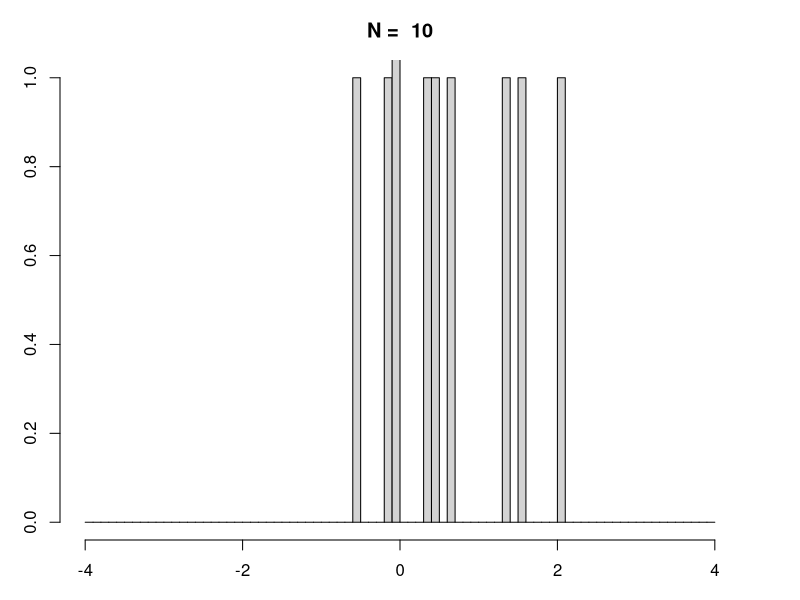
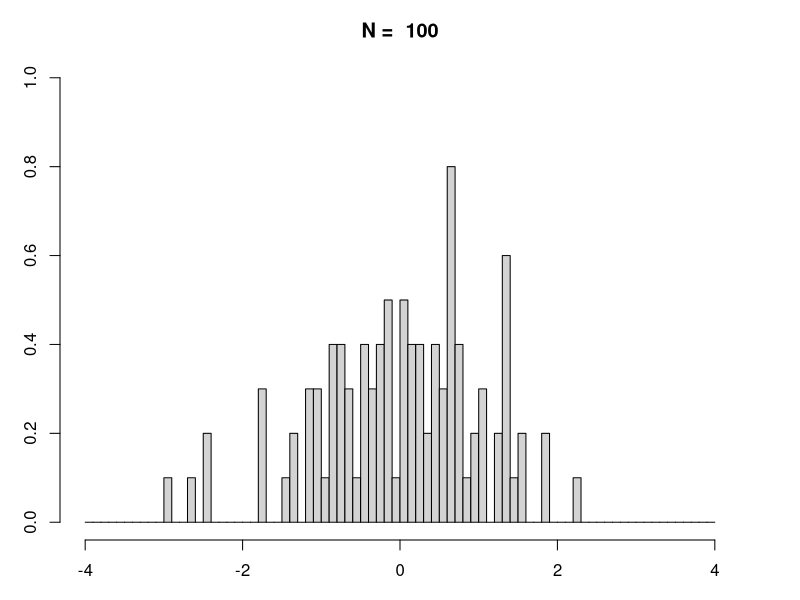
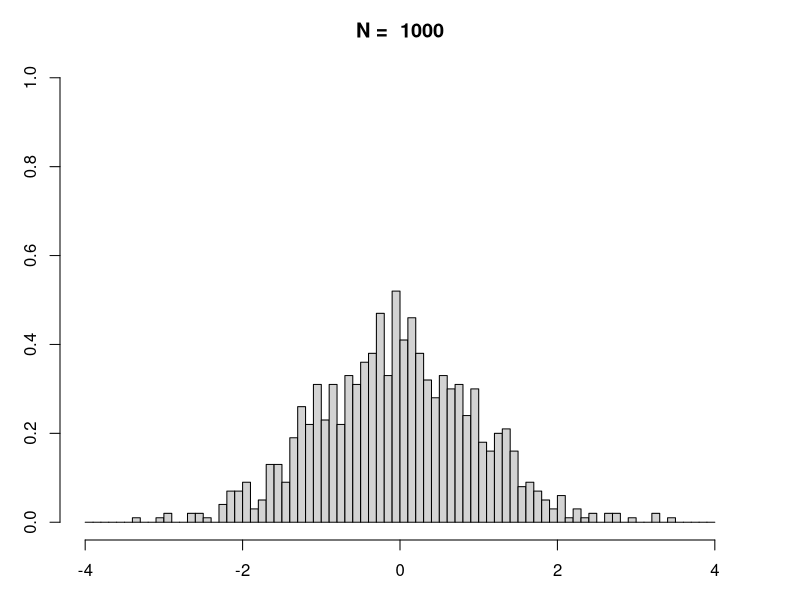
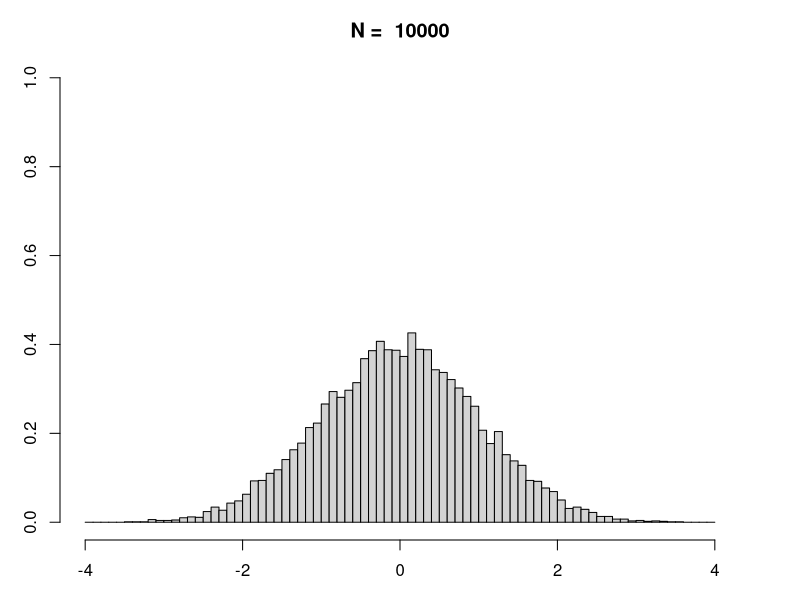
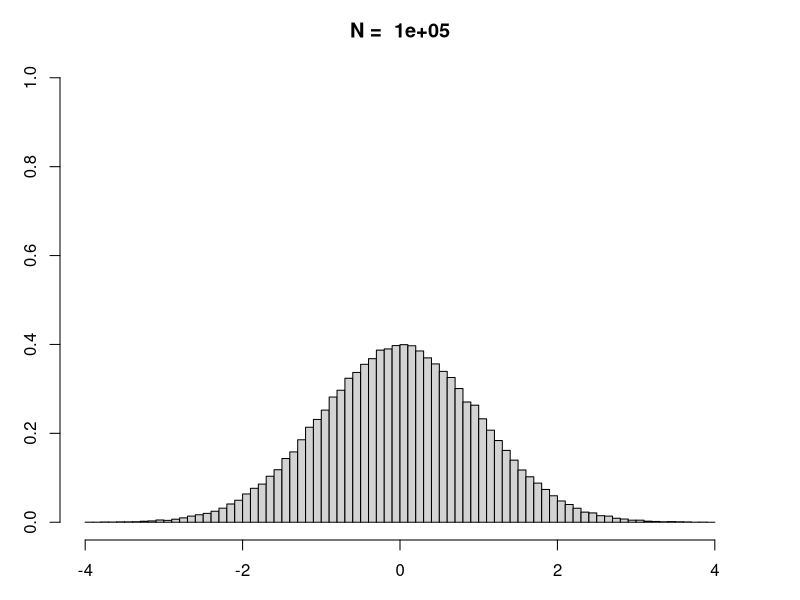
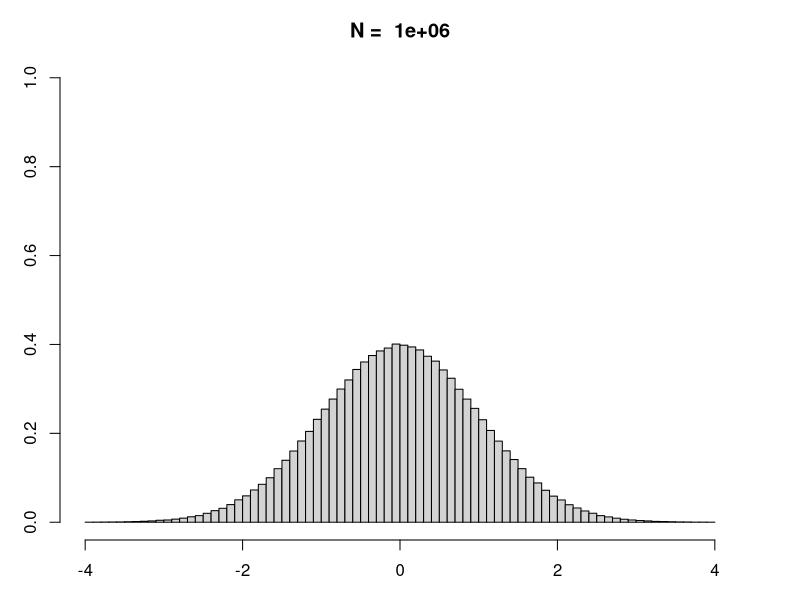

Source code (R) for these figures, in order:
## ---- chunk 1
# markdownToHTMLでヘッダに必要なライブラリを読み込むように指定します。
options(markdown.HTML.header=
  '<link rel="stylesheet" href="http://vis.supstat.com//assets/themes/dinky/css/scianimator.css">
  <script src="https://ajax.googleapis.com/ajax/libs/jquery/1.7.1/jquery.min.js"></script>
  <script src="http://vis.supstat.com/assets/themes/dinky/js/jquery.scianimator.min.js"></script>'
)

# アニメーション作成用のフック関数を指定します。
library(knitr)
opts_knit$set(animation.fun = hook_scianimator)
## ---- chunk 2
set.seed(42)
par(mar = rep(3, 4))
for (n in 10^(1:6)) {
  x <- rnorm(n)
  hist(x, xlim = c(-4, 4), ylim = c(0, 1), breaks = c(-Inf, seq(-4, 4, 0.1), Inf), main=paste("N = ", n))
}
## ---- chunk 3
sapply(10^(1:6), function(x) mean(rnorm(x)))
